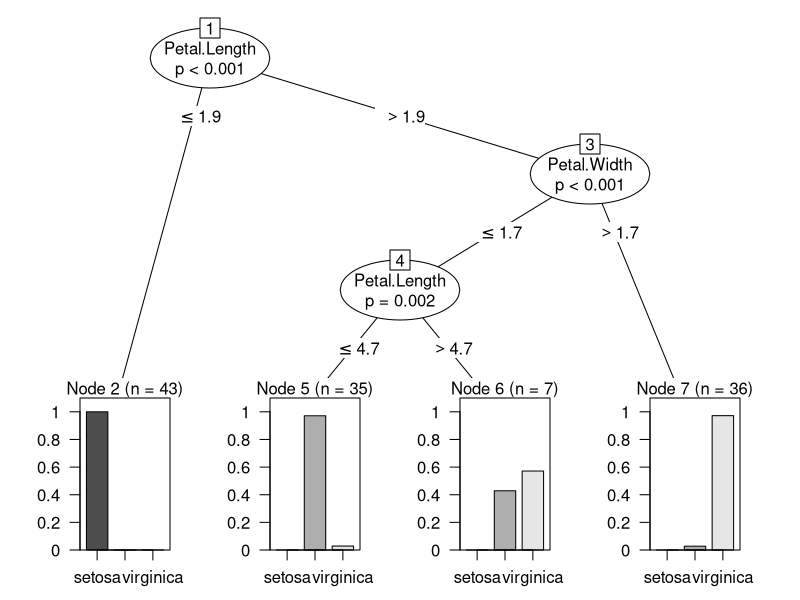

Write the R code that produced this figure.
#Decision Tree
data("iris")
attach(iris)
str(iris)

#Data Partition
set.seed(117)
ind <- sample(2,nrow(iris),replace = TRUE,prob = c(0.8,0.2))
train <- iris[ind==1,]
test <- iris[ind==2,]

#DT
library(party)
tree <- ctree(Species~.,train)
plot(tree)

#Predictions
p1 <- predict(tree,train)
p2 <- predict(tree,test)

#Mis-Classification Error
tab1 <- table(Predicted=p1,Actual=train$Species)
tab1
sum(diag(tab1))/sum(tab1)

tab2 <- table(Predicted=p2,Actual=test$Species)
tab2
sum(diag(tab2))/sum(tab2)
